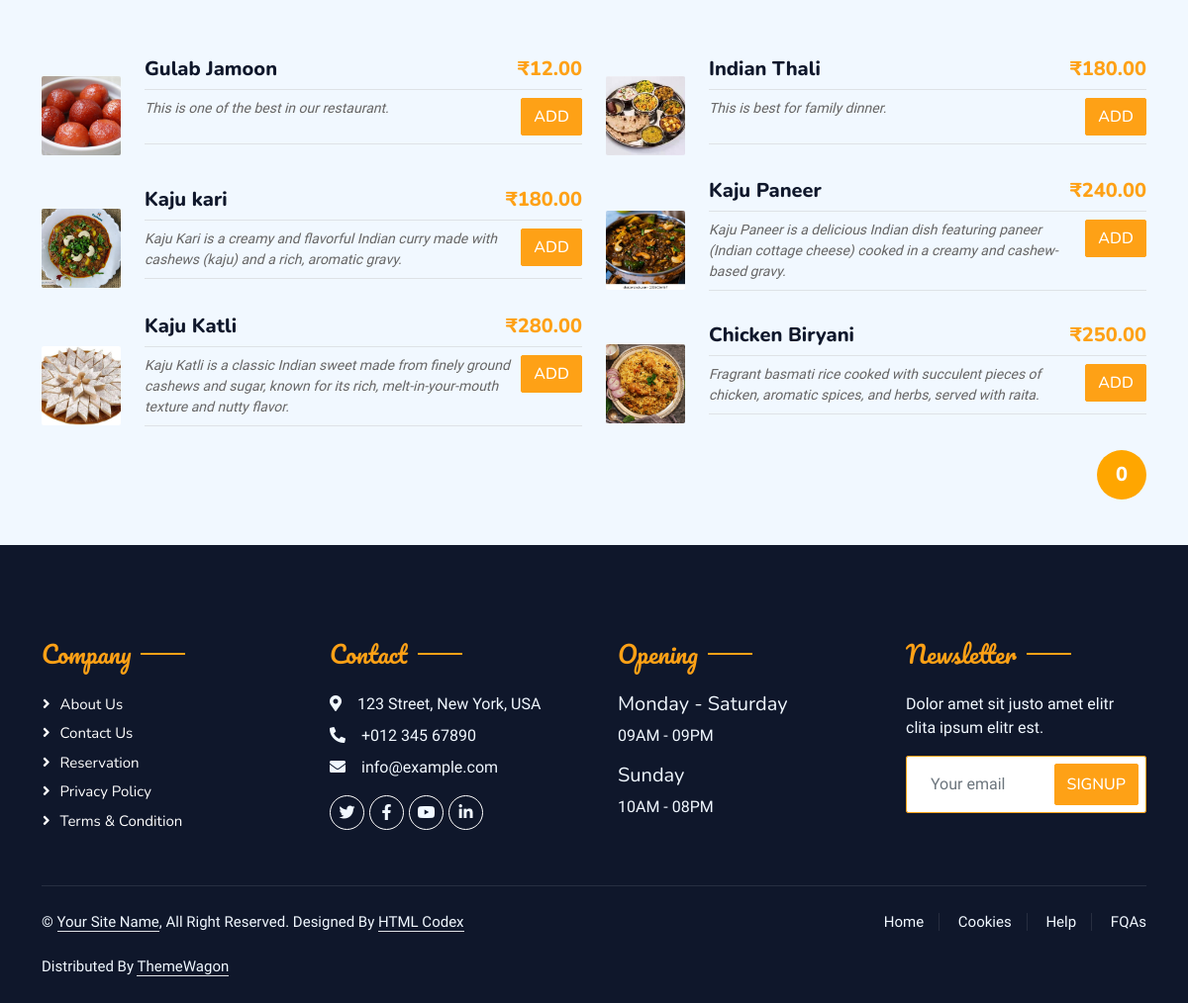
The page /foodprovider/restaurant_info/1 (signed in, lower part) on the database as committed earlier.
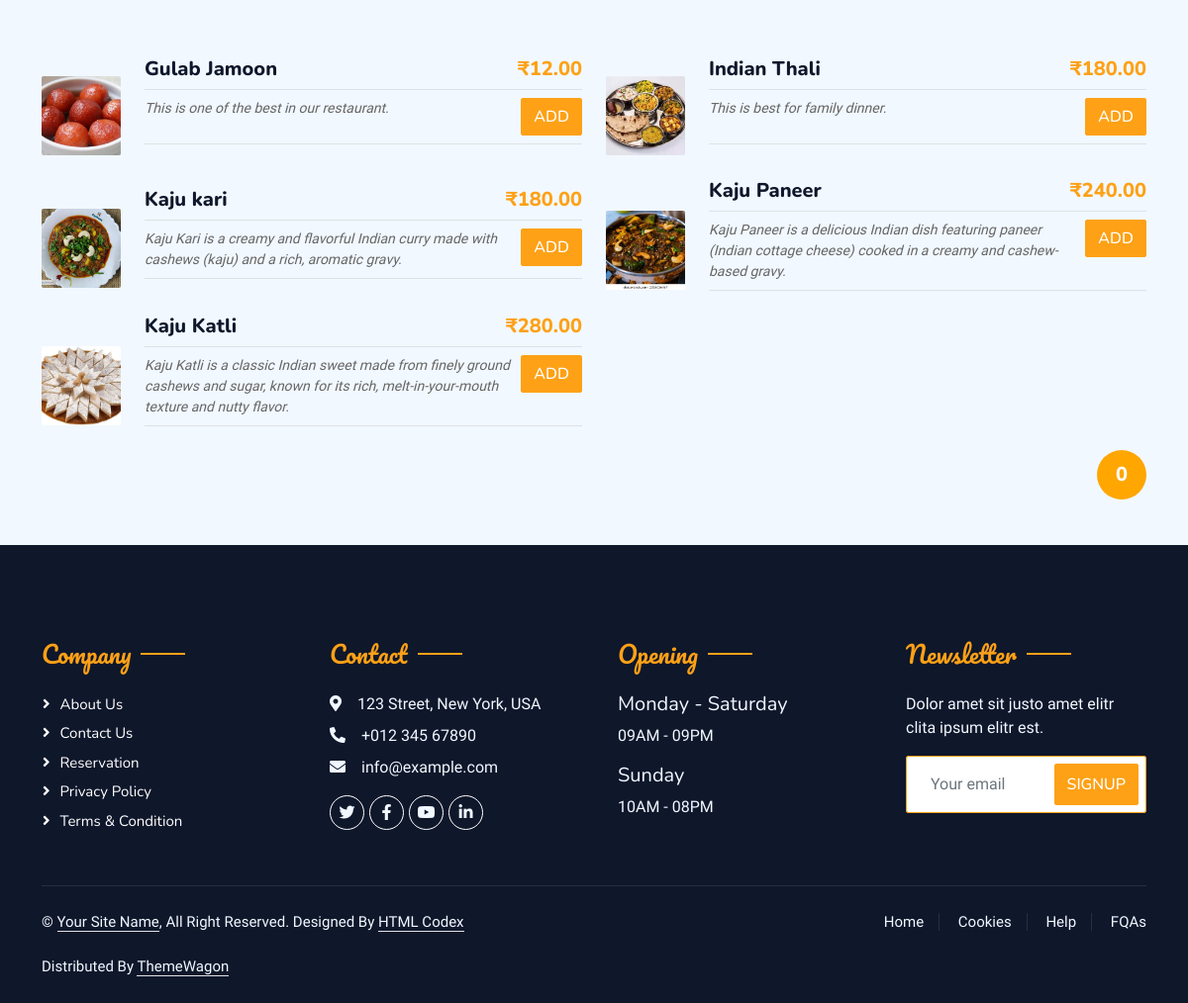
The same page on the database as committed later.
### menu/models.py (models this page shows, shortened)
class Menu(models.Model):
    restaurant = models.ForeignKey(Restaurant, on_delete=models.CASCADE)  # ForeignKey to Restaurant
    name = models.CharField(max_length=255)
    description = models.TextField()
    type = models.CharField(max_length=255)
    price = models.DecimalField(max_digits=10, decimal_places=2)
    available = models.BooleanField(blank=True, default=True, null=True)
    cuisine = models.CharField(max_length=255, blank=True)
    img1 = models.ImageField(upload_to='menu_images/', null=True, blank=True)

### restaurant/views.py (the view)
# urls.py: path("restaurant_info/<int:id>", views.restaurantInfo, name="restaurant_info"),
def restaurantInfo(request, id):
    if not request.user.is_authenticated:
        return redirect("/login/")
    try:
        if request.method == "GET":
            food = request.GET.get('search-food-cuisine')
            price = request.GET.get('price')
            ftype = request.GET.get('ftype')
            restId = Restaurant.objects.get(id=id)
            if food:
                restIdMenus = Menu.objects.filter(restaurant=restId, name__icontains=food)
                if not restIdMenus:
                    restIdMenus = Menu.objects.filter(restaurant=restId, cuisine__icontains=food)
            elif price:
                restIdMenus = Menu.objects.filter(restaurant=restId, price__lte=price)
            elif ftype:
                restIdMenus = Menu.objects.filter(restaurant=restId, type__icontains=ftype)
            else:
                restIdMenus = Menu.objects.filter(restaurant=restId)
            context = {
                'restId': restId,
                'restIdMenus': restIdMenus
            }
    except:
        restId = Restaurant.objects.get(id=id)
        restIdMenus = Menu.objects.filter(restaurant=restId)
    restaurant = Restaurant.objects.get(id=id)
    context = {
        'price' : price,
        'restId': restId,
        'restIdMenus': restIdMenus,
        'restaurant':restaurant
    }
    return render(request, 'foodprovider/restaurant_info.html', context)

### templates/foodprovider/restaurant_info.html (shortened to what this page needs)
{% extends '../base.html' %}
{% block content %}
{% load static %}
{% load sweetify %}
<div class="container-xxl py-5">
    <div class="container">
        <div class="tab-class text-center wow fadeInUp my-4" data-wow-delay="0.1s">
            <div class="tab-content">
                <div id="tab-1" class="tab-pane fade show p-0 active">
                    <div class="row g-4">
                        {% for menu in restIdMenus %}
                            {% if menu.available %}
                                <div class="col-lg-6">
                                    <div class="d-flex align-items-center inBag">
                                        <img class="flex-shrink-0 img-fluid rounded" src="{{menu.img1.url}}" alt=""
                                            style="width: 80px; height: 80px;">
                                        <div class="w-100 d-flex flex-column text-start ps-4">
                                            <h5 class="d-flex justify-content-between border-bottom pb-2">
                                                <span>{{menu.name}}</span>
                                                <span class="text-primary">₹{{menu.price}}</span>
                                            </h5>
                                            <div class="d-flex justify-content-between border-bottom pb-2">
                                                <small class="fst-italic">{{menu.description}}</small>&nbsp;&nbsp;
                                                <span class="text-primary"><a class="btn btn-primary addToBag"
                                                        href="/bag/add-to-bag/{{menu.id}}"
                                                        data-menu-id="{{menu.id}}">Add</a></span>
                                            </div>
                                        </div>
                                    </div>
                                </div>
                            {% endif %}
                        {% endfor %}
                    </div>
                </div>
            </div>
        </div>
        <div class="circle-container">
            <div class="circle" id="circle">
                <h5 id="itemCount">0</h5>
            </div>
        </div>
    </div>
</div>
{% endblock content %}

Rows that differ between the two databases and show on the page:
no longer on this page (row edited): Menu: img1 (picture), name "Chicken Biryani", price "250.00", description "Fragrant basmati rice cooked with succulent pieces of chicken, aromatic spices, and herbs, served with raita."
